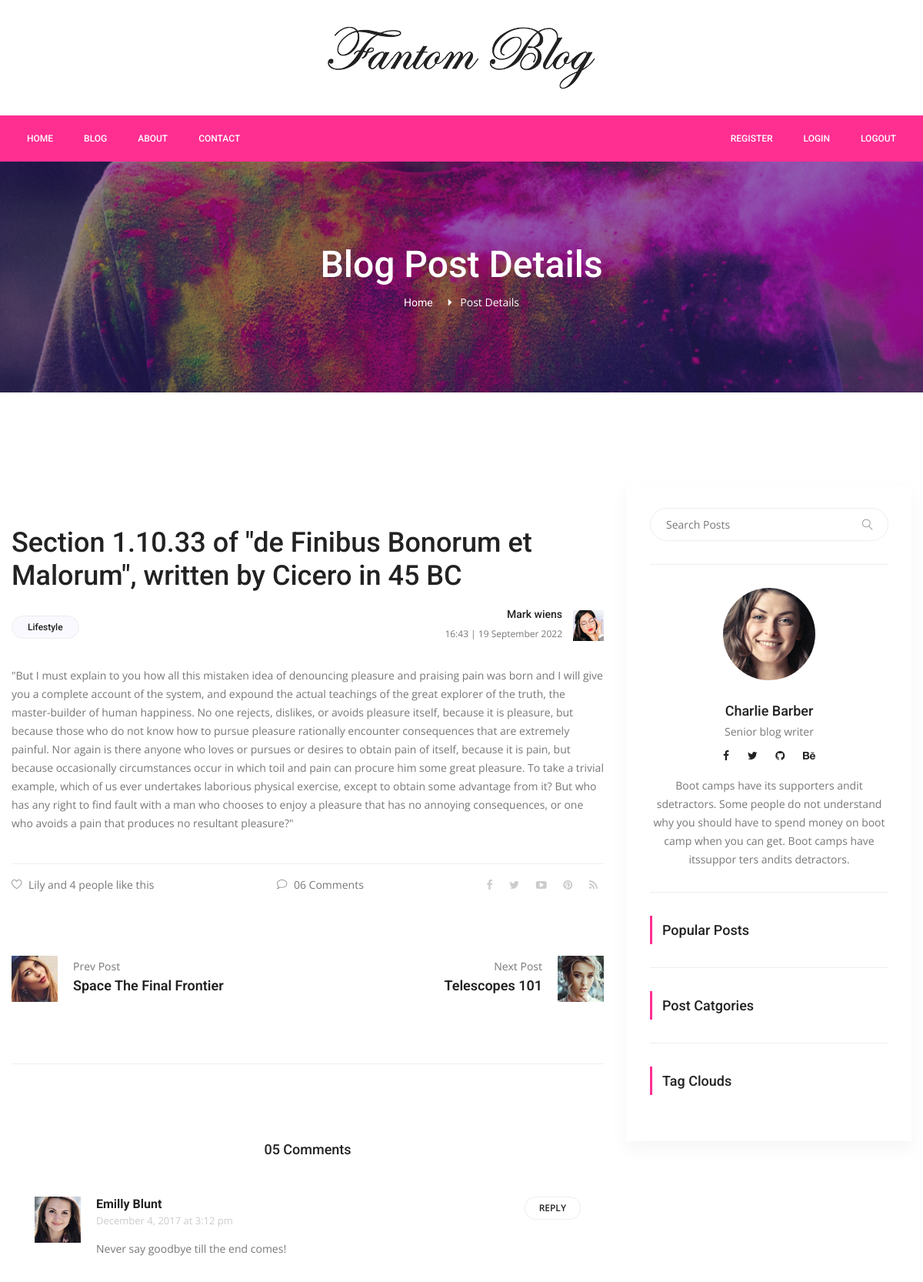
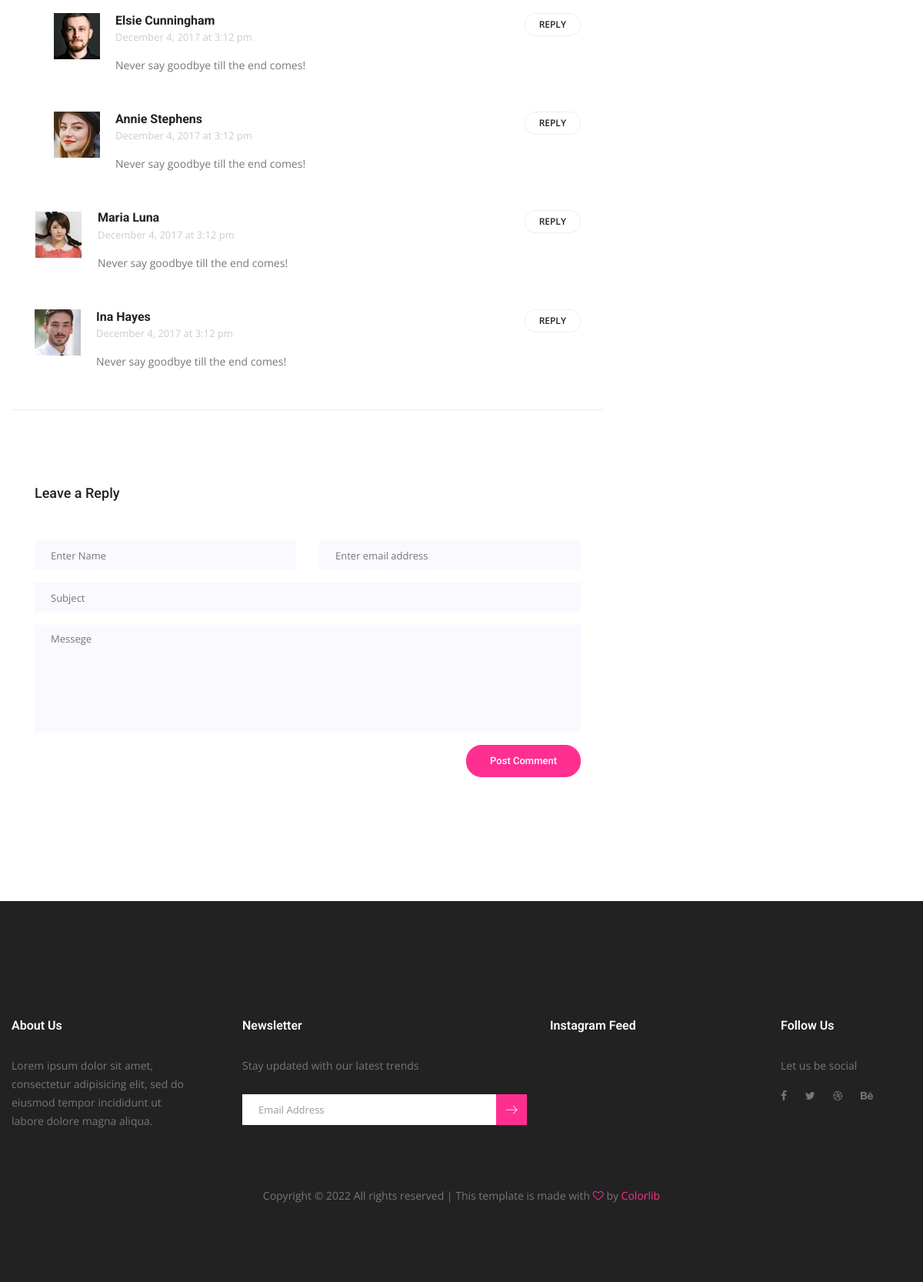
/post-detail/6, run on the app's committed database (2 pictures, top to bottom).
### server.py (models this page shows)
class Post(db.Model):
    id = db.Column(db.Integer, primary_key=True)
    title = db.Column(db.String(500), unique=True, nullable=False)
    subtitle = db.Column(db.String(500), nullable=False)
    description = db.Column(db.Text, nullable=False)
    image_url = db.Column(db.String(500), nullable=False)
    category = db.Column(db.String(250), nullable=False)
    tags = db.Column(db.String(500), nullable=False)
    total_view = db.Column(db.Integer, nullable=False)
    created_date = db.Column(db.String(250), nullable=False)
    updated_date = db.Column(db.String(250), nullable=False)

### server.py (the view)
@app.route("/post-detail/<int:post_id>")
def post_detail(post_id):
    post = Post.query.get(post_id)
    post.total_view += 1
    db.session.add(post)
    db.session.commit()
    search = request.args.get("search")
    if search != None:
        search_posts = Post.query.filter(Post.title.contains(search)).all()
        return render_template("blog/search.html", path=request.path, posts=search_posts, sidebar=sidebar)
    return render_template("blog/post-detail.html", post=post, sidebar=sidebar)

### templates/blog/post-detail.html (shortened to what this page needs)
{% extends "blog/layouts/base.html" %}
{% block content %}
<section class="banner_area">
  <div class="banner_inner d-flex align-items-center">
    <div
      class="overlay bg-parallax"
      data-stellar-ratio="0.9"
      data-stellar-vertical-offset="0"
      data-background=""
    ></div>
    <div class="container">
      <div class="banner_content text-center">
        <h2>Blog Post Details</h2>
        <div class="page_link">
          <a href="{{ url_for('home') }}">Home</a>
          <span style="color: white">Post Details</span>
        </div>
      </div>
    </div>
  </div>
</section>
<section class="blog_area p_120 single-post-area">
  <div class="container">
    <div class="row">
      <div class="col-lg-8">
        <div class="main_blog_details">
          <a href="#"><h4>{{ post.title }}</h4></a>
          <div class="user_details">
            <div class="float-left">
              <a href="#">{{ post.category }}</a>
            </div>
            <div class="float-right">
              <div class="media">
                <div class="media-body">
                  <h5>Mark wiens</h5>
                  <p>{{ post.updated_date }}</p>
                </div>
                <div class="d-flex">
                  <img
                    src="{{ url_for('static', filename='img/blog/user-img.jpg') }}"
                    alt=""
                  />
                </div>
              </div>
            </div>
          </div>
          <div>{{ post.description | safe }}</div>
          <div class="news_d_footer">
            <a href="#"
              ><i class="lnr lnr lnr-heart"></i>Lily and 4 people like this</a
            >
            <a class="justify-content-center ml-auto" href="#"
              ><i class="lnr lnr lnr-bubble"></i>06 Comments</a
            >
            <div class="news_socail ml-auto">
              <a href="#"><i class="fa fa-facebook"></i></a>
              <a href="#"><i class="fa fa-twitter"></i></a>
              <a href="#"><i class="fa fa-youtube-play"></i></a>
              <a href="#"><i class="fa fa-pinterest"></i></a>
              <a href="#"><i class="fa fa-rss"></i></a>
            </div>
          </div>
        </div>
        <div class="navigation-area">
          <div class="row">
            <div
              class="col-lg-6 col-md-6 col-12 nav-left flex-row d-flex justify-content-start align-items-center"
            >
              <div class="thumb">
                <a href="#"
                  ><img class="img-fluid" src="static/img/blog/prev.jpg" alt=""
                /></a>
              </div>
              <div class="arrow">
                <a href="#"
                  ></a>
              </div>
              <div class="detials">
                <p>Prev Post</p>
                <a href="#"><h4>Space The Final Frontier</h4></a>
              </div>
            </div>
            <div
              class="col-lg-6 col-md-6 col-12 nav-right flex-row d-flex justify-content-end align-items-center"
            >
              <div class="detials">
                <p>Next Post</p>
                <a href="#"><h4>Telescopes 101</h4></a>
              </div>
              <div class="arrow">
                <a href="#"
                  ></a>
              </div>
              <div class="thumb">
                <a href="#"
                  ><img class="img-fluid" src="static/img/blog/next.jpg" alt=""
                /></a>
              </div>
            </div>
          </div>
        </div>
        <div class="comments-area">
          <h4>05 Comments</h4>
          <div class="comment-list">
            <div class="single-comment justify-content-between d-flex">
              <div class="user justify-content-between d-flex">
                <div class="thumb">
                  <img src="static/img/blog/c1.jpg" alt="" />
                </div>
                <div class="desc">
                  <h5><a href="#">Emilly Blunt</a></h5>
                  <p class="date">December 4, 2017 at 3:12 pm</p>
                  <p class="comment">Never say goodbye till the end comes!</p>
                </div>
              </div>
              <div class="reply-btn">
                <a href="" class="btn-reply text-uppercase">reply</a>
              </div>
            </div>
          </div>
          <div class="comment-list left-padding">
            <div class="single-comment justify-content-between d-flex">
              <div class="user justify-content-between d-flex">
                <div class="thumb">
                  <img src="static/img/blog/c2.jpg" alt="" />
                </div>
                <div class="desc">
                  <h5><a href="#">Elsie Cunningham</a></h5>
                  <p class="date">December 4, 2017 at 3:12 pm</p>
                  <p class="comment">Never say goodbye till the end comes!</p>
                </div>
              </div>
              <div class="reply-btn">
                <a href="" class="btn-reply text-uppercase">reply</a>
              </div>
            </div>
          </div>
          <div class="comment-list left-padding">
            <div class="single-comment justify-content-between d-flex">
              <div class="user justify-content-between d-flex">
                <div class="thumb">
                  <img src="static/img/blog/c3.jpg" alt="" />
                </div>
                <div class="desc">
                  <h5><a href="#">Annie Stephens</a></h5>
                  <p class="date">December 4, 2017 at 3:12 pm</p>
                  <p class="comment">Never say goodbye till the end comes!</p>
                </div>
              </div>
              <div class="reply-btn">
                <a href="" class="btn-reply text-uppercase">reply</a>
              </div>
            </div>
          </div>
          <div class="comment-list">
            <div class="single-comment justify-content-between d-flex">
              <div class="user justify-content-between d-flex">
                <div class="thumb">
                  <img src="static/img/blog/c4.jpg" alt="" />
                </div>
                <div class="desc">
                  <h5><a href="#">Maria Luna</a></h5>
                  <p class="date">December 4, 2017 at 3:12 pm</p>
                  <p class="comment">Never say goodbye till the end comes!</p>
                </div>
              </div>
              <div class="reply-btn">
                <a href="" class="btn-reply text-uppercase">reply</a>
              </div>
            </div>
          </div>
          <div class="comment-list">
            <div class="single-comment justify-content-between d-flex">
              <div class="user justify-content-between d-flex">
                <div class="thumb">
                  <img src="static/img/blog/c5.jpg" alt="" />
                </div>
                <div class="desc">
                  <h5><a href="#">Ina Hayes</a></h5>
                  <p class="date">December 4, 2017 at 3:12 pm</p>
                  <p class="comment">Never say goodbye till the end comes!</p>
                </div>
              </div>
              <div class="reply-btn">
                <a href="" class="btn-reply text-uppercase">reply</a>
              </div>
            </div>
          </div>
        </div>
        <div class="comment-form">
          <h4>Leave a Reply</h4>
          <form>
            <div class="form-group form-inline">
              <div class="form-group col-lg-6 col-md-6 name">
                <input
                  type="text"
                  class="form-control"
                  id="name"
                  placeholder="Enter Name"
                  onfocus="this.placeholder = ''"
                  onblur="this.placeholder = 'Enter Name'"
                />
              </div>
              <div class="form-group col-lg-6 col-md-6 email">
                <input
                  type="email"
                  class="form-control"
                  id="email"
                  placeholder="Enter email address"
                  onfocus="this.placeholder = ''"
                  onblur="this.placeholder = 'Enter email address'"
                />
              </div>
            </div>
            <div class="form-group">
              <input
                type="text"
                class="form-control"
                id="subject"
                placeholder="Subject"
                onfocus="this.placeholder = ''"
                onblur="this.placeholder = 'Subject'"
              />
            </div>
            <div class="form-group">
              <textarea
                class="form-control mb-10"
                rows="5"
                name="message"
                placeholder="Messege"
                onfocus="this.placeholder = ''"
                onblur="this.placeholder = 'Messege'"
                required=""
              ></textarea>
            </div>
            <a href="#" class="primary-btn submit_btn">Post Comment</a>
          </form>
        </div>
      </div>
      <div class="col-lg-4">{% include 'blog/include/sidebar.html' %}</div>
    </div>
  </div>
</section>
{% endblock %}

### data on the page
Post: title "Section 1.10.33 of \"de Finibus Bonorum et Malorum\", written by Cicero in 45 BC", category "Lifestyle", updated_date "16:43 | 19 September 2022", description "\"But I must explain to you how all this mistaken idea of denouncing pleasure and praising pain was born and I will give you a complete account of the system, and expound the actual teachings of the great explorer of the truth, the master-builder of human happiness. No one rejects, dislikes, or avoids pleasure itself, because it is pleasure, but because those who do not know how to pursue pleasure rationally encounter consequences that are extremely painful. Nor again is there anyone who loves or pursues or desires to obtain pain of itself, because it is pain, but because occasionally circumstances occur in which toil and pain can procure him some great pleasure. To take a trivial example,…"
